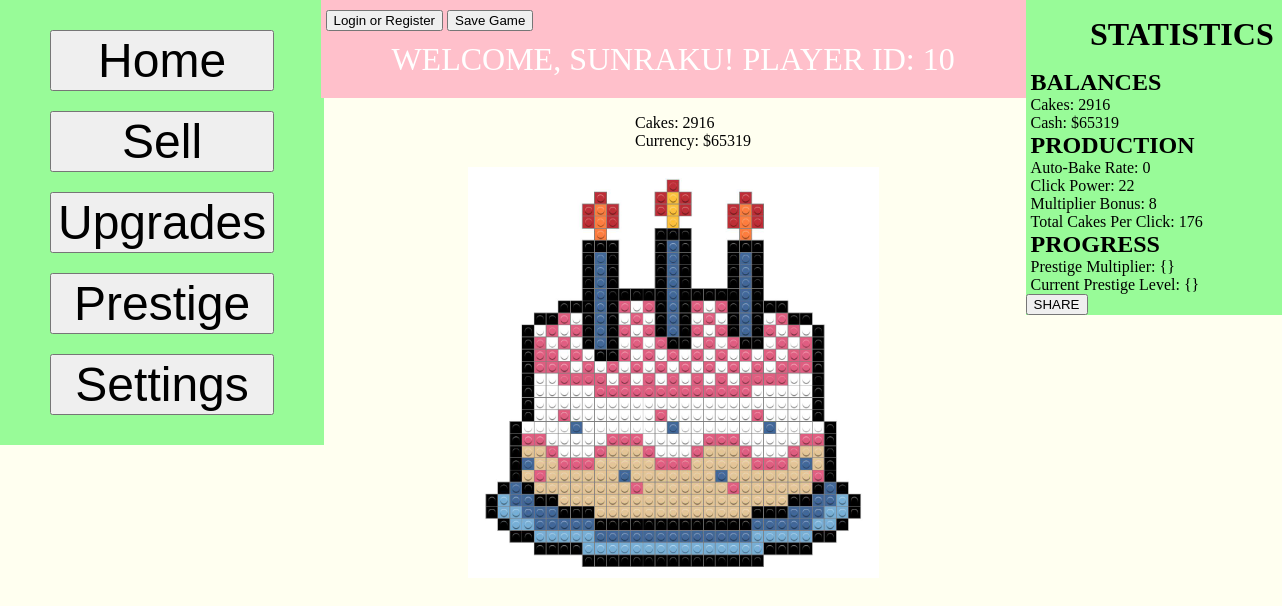
The page /index.php (signed in) on the database its author committed.
### tables this page shows
CREATE TABLE "player_save" (
    id INTEGER PRIMARY KEY,
    cakes INTEGER DEFAULT 0,
    currency INTEGER DEFAULT 0, "multiplier" INTEGER DEFAULT 1, clickPower INTEGER DEFAULT 1, cps INTEGER DEFAULT 0, prestige_level INTEGER DEFAULT 0, prestige_multiplier REAL DEFAULT 1, "lifetime" INTEGER DEFAULT 0, `bonus` INTEGER DEFAULT 0,
    FOREIGN KEY (id) REFERENCES users(id)
);

### index.php (the view, shortened to what this page needs)
<?php
    require_once __DIR__ . '/php/config.php';
    $current_cakes = 0;
    $current_currency = 0;
    if(isset($_SESSION['user_id'])) {
        try {
            $dsn = "sqlite:$db";
            $pdo = new \PDO($dsn);
            $pdo->setAttribute(\PDO::ATTR_ERRMODE, \PDO::ERRMODE_EXCEPTION);
            $stmt = $pdo->prepare("SELECT cakes, currency, multiplier, clickPower, cps, bonus FROM player_save WHERE id = :user_id");
            $stmt->execute([':user_id' => $_SESSION['user_id']]);
            $player_data = $stmt->fetch(\PDO::FETCH_ASSOC);
            if($player_data) {
                $current_cakes = (int)$player_data['cakes'];
                $current_currency = (int)$player_data['currency'];
                $current_multiplier = (int)$player_data['multiplier'];
                $current_clickPower = (int)$player_data['clickPower'];
                $current_cps = (int)$player_data['cps'];
            }
        } catch (\PDOException $e) {
            echo "Database connection failed: " . $e->getMessage();
        }
    }
?>
<!DOCTYPE html>
    <html lang="en">
    <head>
        <link rel="stylesheet" href="Styles/index.css">
    </head>
    <body>
        <div class="column1">
            <div id="nav">
                <ul>
                    <li><a href="index.php"><button id = "homeButton">Home</button></a></li>
                    <li><a href="sell_cakes.php"><button id = "sellButton">Sell</button></a></li>
                    <li><a href="upgrades.php"><button id = "upgradesButton">Upgrades</button></a></li>
                    <li><a href="prestige.php"><button id = "prestigeButton">Prestige</button></a></li>
                    <li><a href="settings.php"><button id = "settingsButton">Settings</button></a></li>
                </ul>
            </div>
        </div>
        <div class="column2">
            <div id="topBar">
                <a href="php/login.php"><button id = "loginButton">Login or Register</button></a>
                <button id="saveButton">Save Game</button>
                <?php
                    if (isset($_SESSION['username'])):
                ?>
                <div class="welcome-message">
                    <?php
                        echo 'WELCOME, ' . strtoupper($_SESSION['username']) . '!';
                        echo ' PLAYER ID: ' . $_SESSION['user_id'];
                    ?>
                </div>
                    <?php else: ?>
                        <div class = "login-message">
                            <p>&#8593 LOG IN OR CREATE ACCOUNT TO PLAY</p>
                        </div>
                    <?php endif; ?>
            </div>
            <div id="currency">
                <ul>
                    <li>Cakes: <span id="clickCount1" data-cake><?php echo isset($current_cakes) ? $current_cakes : 0; ?></span></li>
                    <li>Currency: $<span id="cash"><?php echo isset($current_currency) ? $current_currency : 0; ?></span></li>
                </ul>
            </div>
            <div id="cake">
                <button id="clicker"><img src="Images/Cake_Placeholder.jpg" alt="Cake"></button>
            </div>
        </div>
        <div class="column3">
            <div id="stats">
                <h1>STATISTICS</h1>
                <h2>BALANCES</h2>
                    <ul>
                        <li>Cakes: <span id="clickCount2" data-cake><?php echo isset($current_cakes) ? $current_cakes : 0; ?></span></li>
                        <li>Cash: $<span id="money"><?php echo isset($current_currency) ? $current_currency : 0; ?></span></li>
                    </ul>
                <h2>PRODUCTION</h2>
                    <ul>
                        <li>Auto-Bake Rate: <?php echo isset($current_cps) ? $current_cps : 0; ?></li>
                        <li>Click Power: <?php echo isset($current_clickPower) ? $current_clickPower : 0;?></li>
                        <li>Multiplier Bonus: <?php echo isset($current_multiplier) ? $current_multiplier : 0; ?></li>
                        <li>Total Cakes Per Click: <?php echo isset($current_clickPower) ? $current_clickPower * $current_multiplier : 0;?></li>
                    </ul>
                <h2>PROGRESS</h2>
                    <ul>
                        <li>Prestige Multiplier: {}</li>
                        <li>Current Prestige Level: {} </li>
                    </ul>
                <button>SHARE</button>
            </div>
        </div>
    </body>
</html>

### Styles/index.css (style rules this page uses)
html, body { margin: 0; padding: 0; height: 100%; background-color: ivory; }
.column1 { float: left; width: 25%; display: grid; }
.column2 { float: left; width: 55%; display: grid; }
.column3 { float: left; width: 5%; display: grid; }
#nav { height: 100%; background-color: palegreen; }
#nav ul { list-style-type: none; margin: 0; padding: 20px 0px; }
#nav ul li { display: block; padding: 10px 50px; }
#nav ul li button { width: 100%; font-size: 300%; }
#topBar { padding: 10px 5px; background-color: pink; }
.welcome-message { text-align: center; font-size: 200%; padding: 10px 0px; color: white; }
#currency { justify-items: center; }
#currency ul li { list-style-type: none; }
#cake button { display: block; margin-left: auto; margin-right: auto; width: 60%; border: none; background: none; cursor: pointer; }
#cake button img { width: 100%; }
#stats { height: 100%; width: 170%; background-color: palegreen; }
#stats h1 { padding: 16px 0px; margin: 0; text-align: center; }
#stats h2 { padding: 0px 5px; margin: 0; }
#stats ul { list-style-type: none; margin: 0; padding: 0px 5px; }

### rows shown on the page
player_save: cakes "2916", currency "65319", cps "0", clickPower "22", multiplier "8", $current_clickPower * $current_multiplier "176"

### other values the page prints
$_SESSION['username'] "SUNRAKU"
$_SESSION['user_id'] "10"
